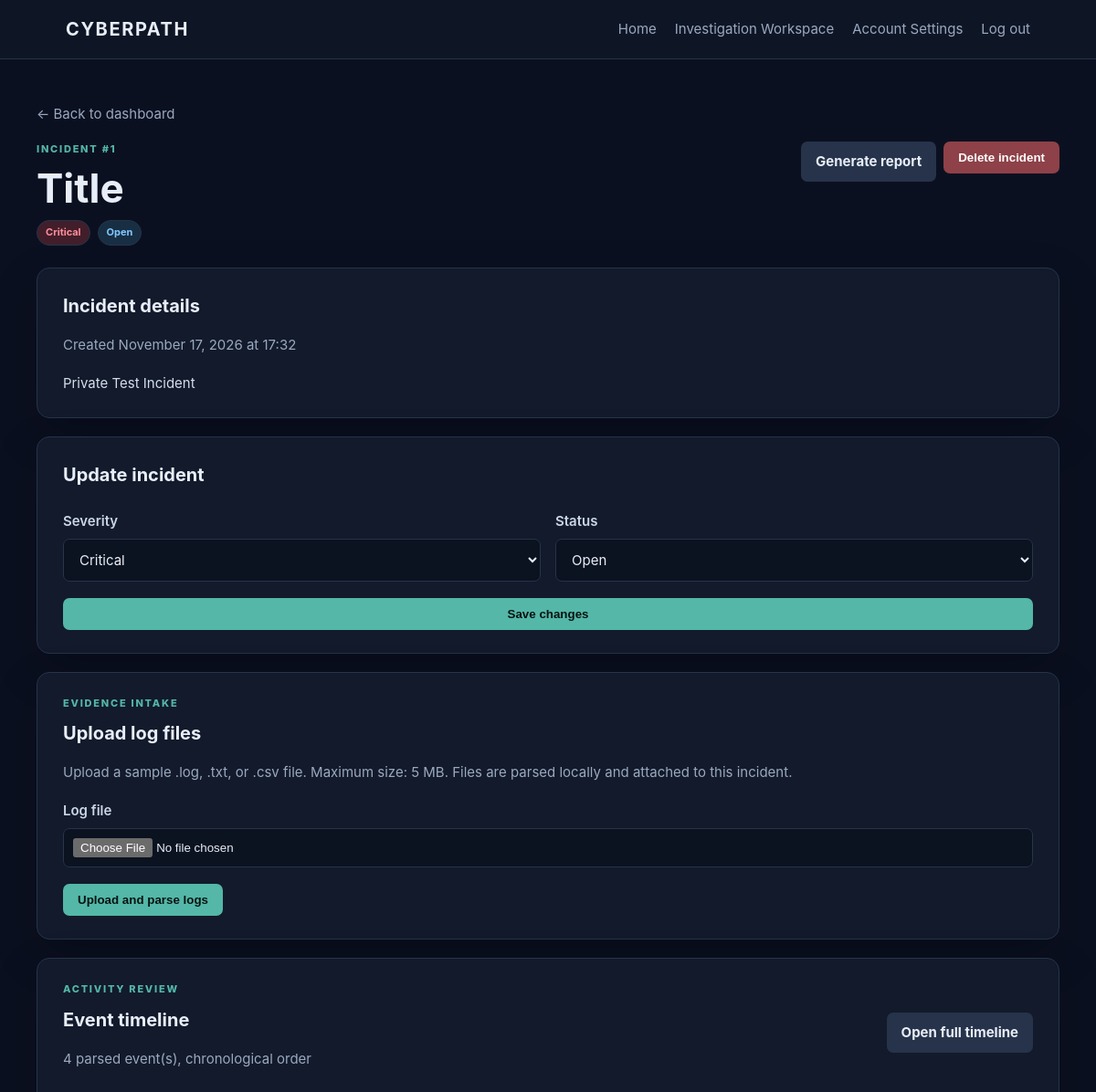
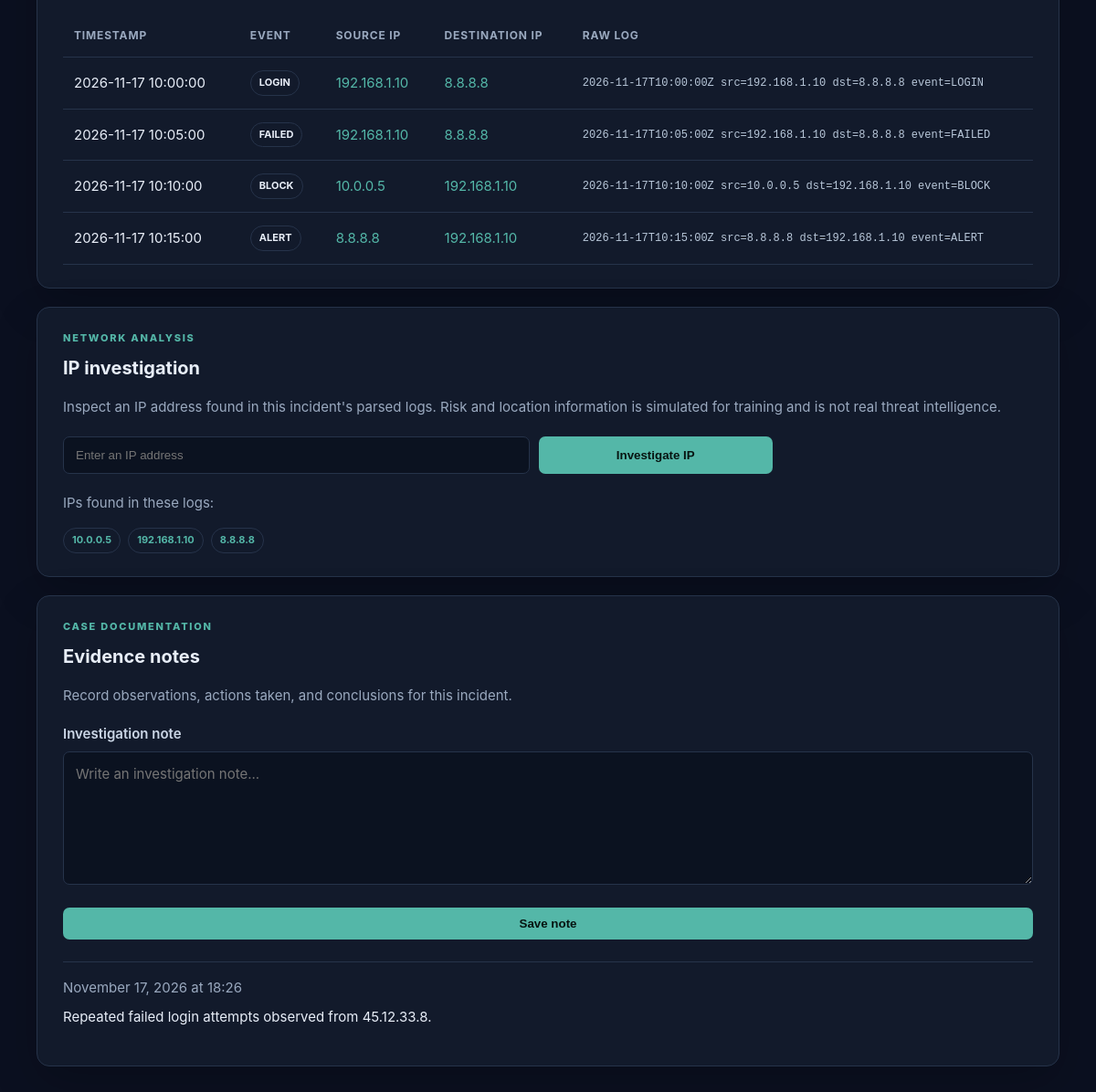
Page /incidents/1 (signed in) on the committed database (2 pictures, top to bottom).
### app/models.py (models this page shows)
class Incident(db.Model):
    id = db.Column(db.Integer, primary_key=True)
    title = db.Column(db.String(160), nullable=False)
    description = db.Column(db.Text, nullable=False, default="")
    severity = db.Column(db.String(30), nullable=False, default="Medium")
    status = db.Column(db.String(30), nullable=False, default="Open")
    created_at = db.Column(db.DateTime, nullable=False, default=datetime.utcnow)
    user_id = db.Column(db.Integer, db.ForeignKey("user.id"), nullable=False, index=True)
    user = db.relationship("User", back_populates="incidents")
    log_entries = db.relationship(
        "LogEntry", back_populates="incident", cascade="all, delete-orphan"
    )
    investigation_notes = db.relationship(
        "InvestigationNote", back_populates="incident", cascade="all, delete-orphan"
    )

class LogEntry(db.Model):
    id = db.Column(db.Integer, primary_key=True)
    timestamp = db.Column(db.DateTime, nullable=False, default=datetime.utcnow)
    source_ip = db.Column(db.String(45), nullable=False)
    destination_ip = db.Column(db.String(45), nullable=False)
    event_type = db.Column(db.String(100), nullable=False)
    raw_log = db.Column(db.Text, nullable=False)
    incident_id = db.Column(
        db.Integer, db.ForeignKey("incident.id"), nullable=False, index=True
    )
    incident = db.relationship("Incident", back_populates="log_entries")

class InvestigationNote(db.Model):
    id = db.Column(db.Integer, primary_key=True)
    content = db.Column(db.Text, nullable=False)
    created_at = db.Column(db.DateTime, nullable=False, default=datetime.utcnow)
    incident_id = db.Column(
        db.Integer, db.ForeignKey("incident.id"), nullable=False, index=True
    )
    incident = db.relationship("Incident", back_populates="investigation_notes")

### app/routes.py (the view)
@main.route("/incidents/<int:incident_id>", methods=["GET", "POST"])
@login_required
def incident_detail(incident_id):
    incident = get_owned_incident(incident_id)
    form = IncidentUpdateForm()
    if request.method == "GET":
        form.status.data = incident.status
        form.severity.data = incident.severity
    elif form.validate_on_submit():
        incident.status = form.status.data
        incident.severity = form.severity.data
        db.session.commit()
        flash("Incident updated successfully.", "success")
        return redirect(url_for("main.incident_detail", incident_id=incident.id))
    log_entries = LogEntry.query.join(Incident).filter(
        Incident.id == incident.id, Incident.user_id == current_user.id
    ).order_by(LogEntry.timestamp.asc(), LogEntry.id.asc()).all()
    ip_addresses = sorted({entry.source_ip for entry in log_entries} |
                          {entry.destination_ip for entry in log_entries
                           if entry.destination_ip != "Unknown"})
    notes = InvestigationNote.query.join(Incident).filter(
        Incident.id == incident.id, Incident.user_id == current_user.id
    ).order_by(InvestigationNote.created_at.asc(), InvestigationNote.id.asc()).all()
    note_form = NoteForm()
    return render_template("incident_detail.html", incident=incident, form=form,
                           note_form=note_form, notes=notes,
                           log_entries=log_entries, ip_addresses=ip_addresses)

### app/forms.py
class IncidentUpdateForm(FlaskForm):
    severity = SelectField("Severity", choices=[("Low", "Low"), ("Medium", "Medium"), ("High", "High"), ("Critical", "Critical")], validators=[DataRequired()])
    status = SelectField("Status", choices=[("Open", "Open"), ("Investigating", "Investigating"), ("Closed", "Closed")], validators=[DataRequired()])
    submit = SubmitField("Save changes")

class NoteForm(FlaskForm):
    content = TextAreaField(
        "Investigation note",
        validators=[DataRequired(), Length(max=10000)],
    )
    submit = SubmitField("Save note")

### app/__init__.py (called while the page is built)
@login_manager.user_loader
def load_user(user_id):
    from app.models import User
    try:
        return db.session.get(User, int(user_id))
    except (TypeError, ValueError):
        return None

### app/routes.py (called while the page is built)
def get_owned_incident(incident_id):
    incident = Incident.query.filter_by(id=incident_id, user_id=current_user.id).first()
    if incident is None:
        abort(404)
    return incident

### app/templates/incident_detail.html (shortened to what this page needs)
{% extends "base.html" %}
{% block content %}
<a class="back-link" href="{{ url_for('main.dashboard') }}">← Back to dashboard</a>
<div class="detail-heading">
  <div><p class="eyebrow">INCIDENT #{{ incident.id }}</p><h1>{{ incident.title }}</h1>
    <div class="badge-row"><span class="badge severity-{{ incident.severity|lower }}">{{ incident.severity }}</span><span class="badge status-{{ incident.status|lower }}">{{ incident.status }}</span></div>
  </div>
  <div class="badge-row">
    <a class="button button-secondary" href="{{ url_for('main.incident_report', incident_id=incident.id) }}">Generate report</a>
    <form method="post" action="{{ url_for('main.delete_incident', incident_id=incident.id) }}" onsubmit="return confirm('Delete this incident and its related logs and notes?');"><input type="hidden" name="csrf_token" value="{{ csrf_token() }}"><button class="button button-danger" type="submit">Delete incident</button></form>
  </div>
</div>
<section class="panel detail-panel"><h2>Incident details</h2><p class="muted">Created {{ incident.created_at.strftime('%B %d, %Y at %H:%M') }}</p><div class="detail-description">{{ incident.description }}</div></section>
<section class="panel detail-panel"><h2>Update incident</h2><form method="post" novalidate><div class="form-grid"><div class="form-field">{{ form.severity.label }}{{ form.severity() }}</div><div class="form-field">{{ form.status.label }}{{ form.status() }}</div></div>{{ form.submit(class_="button") }}</form></section>
<section class="panel detail-panel">
  <p class="eyebrow">EVIDENCE INTAKE</p><h2>Upload log files</h2>
  <p class="muted">Upload a sample .log, .txt, or .csv file. Maximum size: 5 MB. Files are parsed locally and attached to this incident.</p>
  <form method="post" enctype="multipart/form-data" action="{{ url_for('main.upload_logs', incident_id=incident.id) }}">
    <div class="form-field"><label for="log_file">Log file</label><input id="log_file" name="log_file" type="file" accept=".log,.txt,.csv,text/plain,text/csv" required></div>
    <button class="button" type="submit">Upload and parse logs</button>
  </form>
</section>
<section class="panel detail-panel">
  <div class="section-heading"><div><p class="eyebrow">ACTIVITY REVIEW</p><h2>Event timeline</h2><p class="muted">{{ log_entries|length }} parsed event(s), chronological order</p></div>
    <a class="button button-secondary" href="{{ url_for('main.incident_timeline', incident_id=incident.id) }}">Open full timeline</a>
  </div>
  {% if log_entries %}
  <div class="table-wrap"><table><thead><tr><th>Timestamp</th><th>Event</th><th>Source IP</th><th>Destination IP</th><th>Raw log</th></tr></thead><tbody>
  {% for entry in log_entries %}
    <tr><td>{{ entry.timestamp.strftime('%Y-%m-%d %H:%M:%S') }}</td><td><span class="badge">{{ entry.event_type }}</span></td>
      <td><a href="{{ url_for('main.ip_lookup', incident_id=incident.id, ip=entry.source_ip) }}">{{ entry.source_ip }}</a></td>
      <td>{% if entry.destination_ip != 'Unknown' %}<a href="{{ url_for('main.ip_lookup', incident_id=incident.id, ip=entry.destination_ip) }}">{{ entry.destination_ip }}</a>{% else %}Unknown{% endif %}</td>
      <td class="raw-log">{{ entry.raw_log }}</td></tr>
  {% endfor %}</tbody></table></div>
  {% else %}<div class="empty-state"><h3>No log events yet</h3><p>Upload a sample log file to populate this incident's timeline.</p></div>{% endif %}
</section>
<section class="panel detail-panel">
  <p class="eyebrow">NETWORK ANALYSIS</p><h2>IP investigation</h2>
  <p class="muted">Inspect an IP address found in this incident's parsed logs. Risk and location information is simulated for training and is not real threat intelligence.</p>
  <form class="filter-bar" method="get" action="{{ url_for('main.ip_lookup', incident_id=incident.id) }}">
    <input name="ip" type="text" placeholder="Enter an IP address" aria-label="IP address" required>
    <button class="button" type="submit">Investigate IP</button>
  </form>
  {% if ip_addresses %}<p class="muted">IPs found in these logs:</p><div class="ip-list">{% for ip in ip_addresses %}<a class="badge" href="{{ url_for('main.ip_lookup', incident_id=incident.id, ip=ip) }}">{{ ip }}</a>{% endfor %}</div>
  {% else %}<p class="muted">No IP addresses available until logs are imported.</p>{% endif %}
</section>
<section class="panel detail-panel">
  <p class="eyebrow">CASE DOCUMENTATION</p><h2>Evidence notes</h2>
  <p class="muted">Record observations, actions taken, and conclusions for this incident.</p>
  <form method="post" action="{{ url_for('main.add_investigation_note', incident_id=incident.id) }}">
    <div class="form-field">{{ note_form.content.label }}{{ note_form.content(rows=5, maxlength=10000, placeholder="Write an investigation note...") }}
    </div>
    {{ note_form.submit(class_="button") }}
  </form>
  <div style="margin-top:24px">
    {% if notes %}
      {% for note in notes %}
        <article style="padding:16px 0;border-top:1px solid var(--line)">
          <p class="muted" style="margin:0 0 8px">{{ note.created_at.strftime('%B %d, %Y at %H:%M') }}</p>
          <div style="white-space:pre-wrap;overflow-wrap:anywhere">{{ note.content }}</div>
        </article>
      {% endfor %}
    {% else %}<p class="muted">No investigation notes have been added yet.</p>{% endif %}
  </div>
</section>
{% endblock %}

### app/templates/base.html (shortened to what this page needs)
<!doctype html>
<html lang="en">
<head>
</head>
<body>
<header class="navbar">
    <a class="brand" href="{{ url_for('main.index') }}">CYBERPATH</a>
    <nav class="nav-links" aria-label="Main navigation">
        <a href="{{ url_for('main.index') }}">Home</a>
        {% if current_user.is_authenticated %}
            <a href="{{ url_for('main.dashboard') }}">Investigation Workspace</a>
            <a href="{{ url_for('main.account_settings') }}">Account Settings</a>
            <form action="{{ url_for('main.logout') }}" method="post">
                <button type="submit">Log out</button>
            </form>
        {% else %}
            <a href="{{ url_for('main.login') }}">Log in</a>
            <a href="{{ url_for('main.register') }}">Create account</a>
        {% endif %}
    </nav>
</header>
<main>
    {% block content %}{% endblock %}
</main>
</body>
</html>

### app/templates/base.html (style rules this page uses)
:root { color-scheme: dark; --bg:#0b1020; --panel:#121a2b; --line:#26334a; --text:#e8eef8; --muted:#9aa9bf; --accent:#54b7a8; }
* { box-sizing:border-box; }
body { margin:0; min-height:100vh; background:var(--bg); color:var(--text); font:15px/1.6 Inter,system-ui,-apple-system,Segoe UI,sans-serif; }
a { color:var(--accent); text-decoration:none; }
.navbar { display:flex; align-items:center; justify-content:space-between; gap:20px; padding:16px clamp(20px,6vw,80px); border-bottom:1px solid var(--line); background:#0e1626; }
.brand { color:var(--text); font-size:20px; font-weight:750; letter-spacing:.08em; }
.nav-links { display:flex; align-items:center; flex-wrap:wrap; gap:20px; }
.nav-links a, .nav-links button { color:var(--muted); font:inherit; }
.nav-links form { margin:0; }
button, .button { display:inline-block; border:0; border-radius:7px; padding:10px 16px; background:var(--accent); color:#071411 !important; font-weight:700; cursor:pointer; }
.nav-links button { padding:0; background:none; color:var(--muted) !important; font-weight:400; }
main { width:min(1120px, calc(100% - 40px)); margin:48px auto; }
.panel { padding:clamp(24px,5vw,42px); border:1px solid var(--line); border-radius:14px; background:var(--panel); box-shadow:0 18px 50px #0003; }
h1 { margin:0 0 12px; font-size:clamp(30px,5vw,44px); line-height:1.15; }
p { color:var(--muted); }
.form-field { margin:18px 0; }
label { display:block; margin-bottom:7px; color:#cbd6e6; font-weight:600; }
input { width:100%; padding:12px 13px; border:1px solid var(--line); border-radius:7px; background:#0b1220; color:var(--text); }
select, textarea { width:100%; padding:12px 13px; border:1px solid var(--line); border-radius:7px; background:#0b1220; color:var(--text); font:inherit; }
textarea { resize:vertical; min-height:130px; }
.page-heading,.section-heading,.detail-heading { display:flex; justify-content:space-between; align-items:center; gap:20px; margin-bottom:24px; }
.eyebrow { color:var(--accent); font-size:11px; font-weight:800; letter-spacing:.16em; margin:0 0 8px; }
.panel { margin-bottom:20px; }
.panel h2 { margin:0 0 5px; font-size:20px; }
.filter-bar { display:grid; grid-template-columns:minmax(180px,2fr) 1fr 1fr auto auto; gap:10px; margin:20px 0; }
.filter-bar input,.filter-bar select { min-width:0; }
.button-secondary { background:#26334a; color:var(--text)!important; }
.button-danger { background:#8e4148; color:#fff!important; }
.table-wrap { overflow-x:auto; }
table { width:100%; border-collapse:collapse; text-align:left; }
th,td { padding:14px 12px; border-bottom:1px solid var(--line); white-space:nowrap; }
th { color:var(--muted); font-size:12px; text-transform:uppercase; letter-spacing:.07em; }
.badge { display:inline-block; padding:4px 9px; border:1px solid var(--line); border-radius:99px; font-size:11px; font-weight:700; }
.severity-critical { color:#ff8e9b; background:#421e2a; }
.status-open { color:#83c7ff; background:#172e43; }
.form-grid { display:grid; grid-template-columns:1fr 1fr; gap:16px; }
.back-link { display:inline-block; margin-bottom:18px; color:var(--muted); }
.detail-heading { align-items:flex-start; }
.detail-heading h1 { margin-bottom:10px; }
.badge-row { display:flex; gap:8px; }
.detail-panel { padding:25px 28px; }
.detail-description { margin-top:18px; color:#d4deec; white-space:pre-wrap; overflow-wrap:anywhere; }
.muted { color:var(--muted); }
.raw-log { white-space:normal; overflow-wrap:anywhere; min-width:220px; max-width:440px; font:12px/1.5 ui-monospace,SFMono-Regular,Consolas,monospace; color:#b8c7d9; }
.ip-list { display:flex; flex-wrap:wrap; gap:8px; }
input[type=file] { padding:10px; }

### rows in the picture
Incident: id "1", title "Title", severity "Critical", status "Open", created_at "November 17, 2026 at 17:32", description "Private Test Incident"
LogEntry: timestamp "2026-11-17 10:00:00", event_type "LOGIN", source_ip "192.168.1.10", destination_ip "8.8.8.8", raw_log "2026-11-17T10:00:00Z src=192.168.1.10 dst=8.8.8.8 event=LOGIN"
LogEntry: timestamp "2026-11-17 10:05:00", event_type "FAILED", source_ip "192.168.1.10", destination_ip "8.8.8.8", raw_log "2026-11-17T10:05:00Z src=192.168.1.10 dst=8.8.8.8 event=FAILED"
LogEntry: timestamp "2026-11-17 10:10:00", event_type "BLOCK", source_ip "10.0.0.5", destination_ip "192.168.1.10", raw_log "2026-11-17T10:10:00Z src=10.0.0.5 dst=192.168.1.10 event=BLOCK"
LogEntry: timestamp "2026-11-17 10:15:00", event_type "ALERT", source_ip "8.8.8.8", destination_ip "192.168.1.10", raw_log "2026-11-17T10:15:00Z src=8.8.8.8 dst=192.168.1.10 event=ALERT"
InvestigationNote: created_at "November 17, 2026 at 18:26", content "Repeated failed login attempts observed from 45.12.33.8."

### other values in the picture
{{ log_entries|length }} "4"
{{ note_form.content.label }} "Investigation note"
